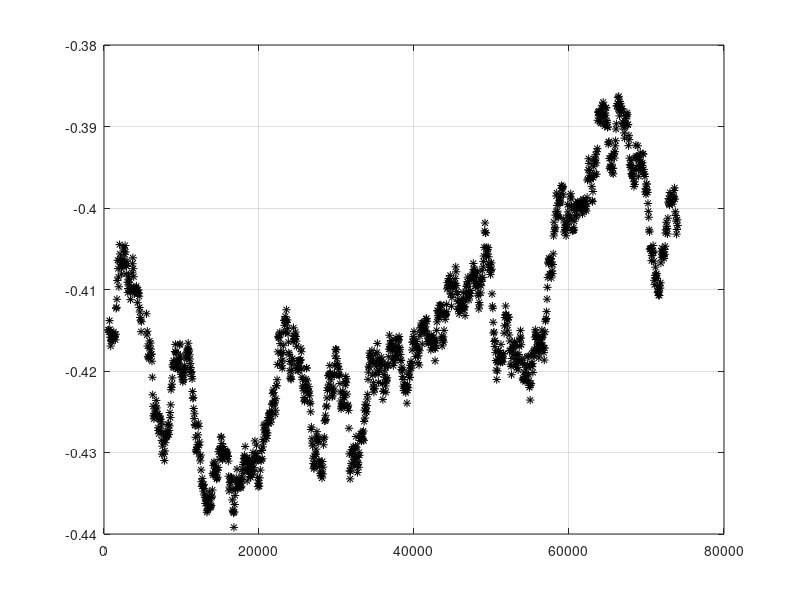
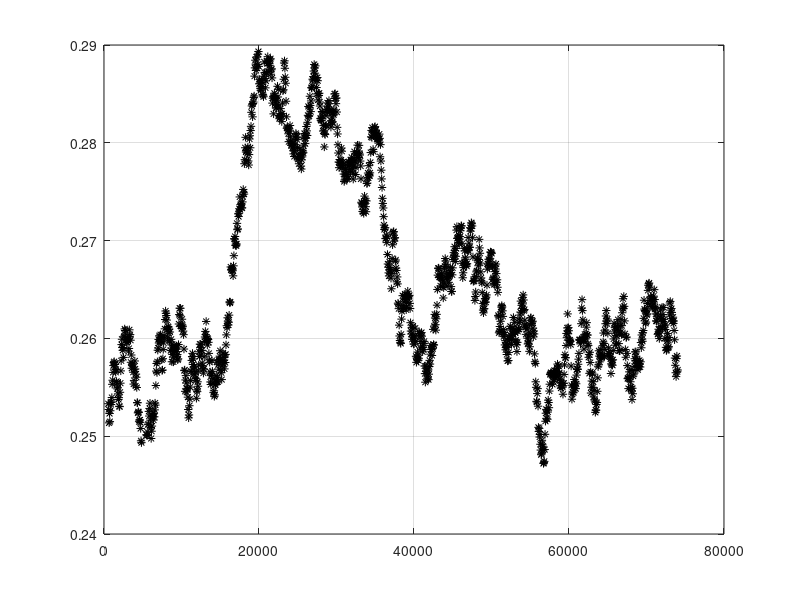
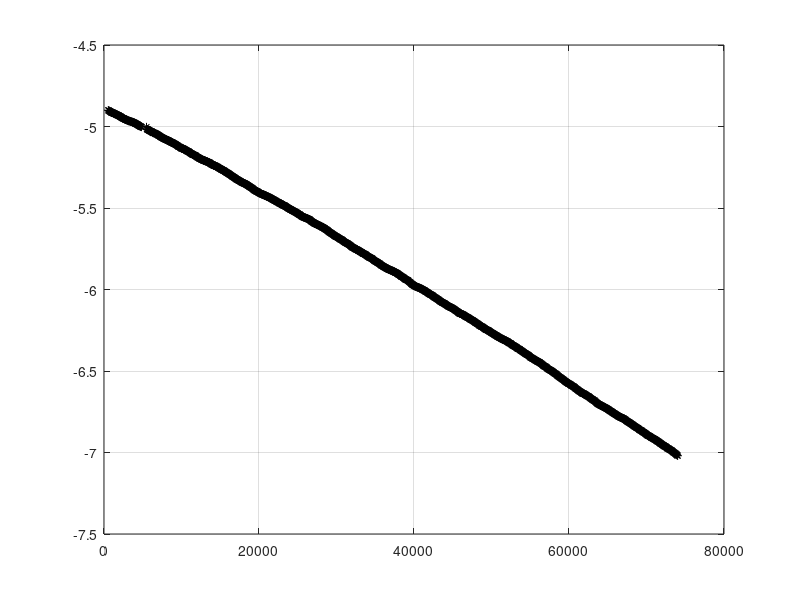
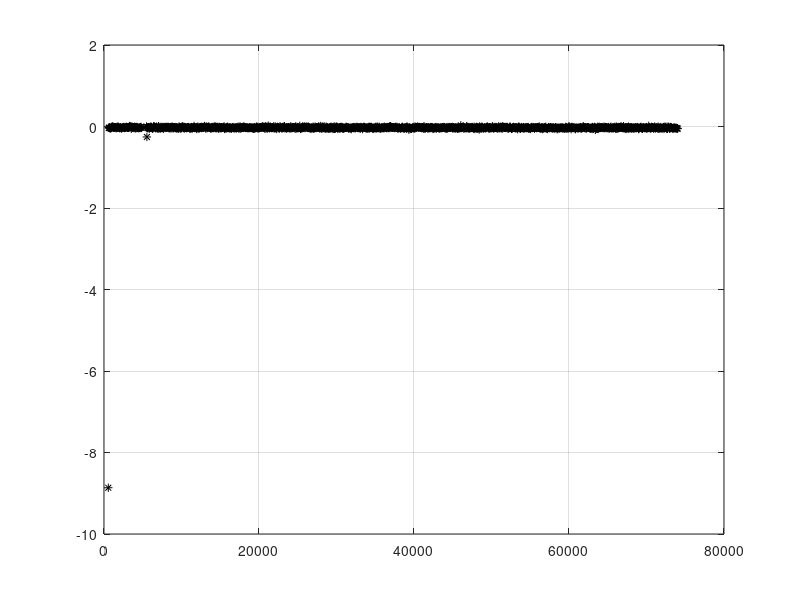

MATLAB code for these plots, in order:
close all
clear all
clc

data = importdata('log_debug_1.txt',' ');

t = data(:,1)*1000 + data(:,2)/1000; %timepo en milisegundos


figure
plot(t,data(:,3),'*k')
grid on
figure
plot(t,data(:,4),'*k')
grid on
figure
plot(t,data(:,5),'*k')
grid on
figure
plot(t,data(:,6),'*k')
grid on
figure
plot(diff(t))
grid on
